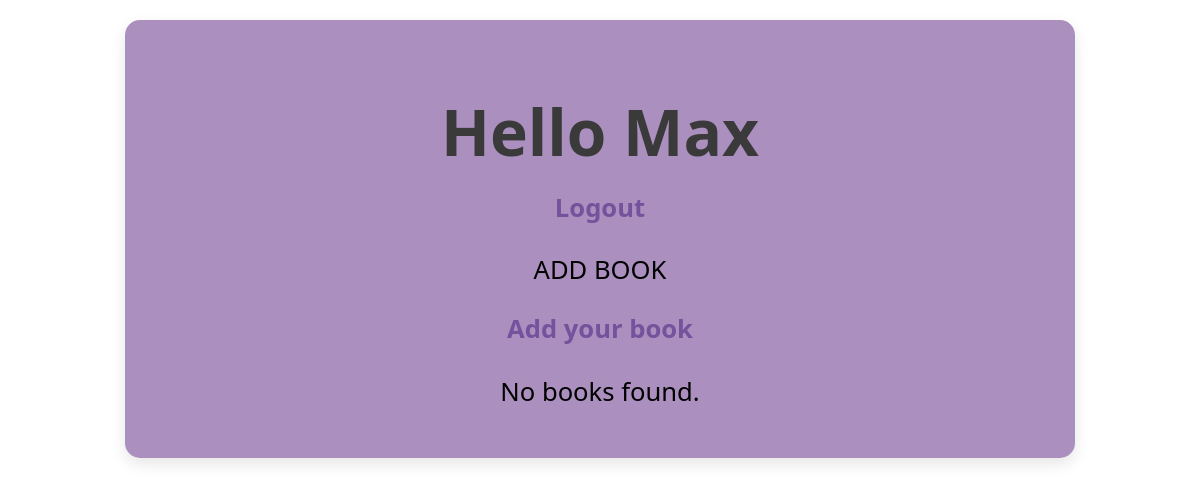
Page /books/ (signed in) on the earlier database version.
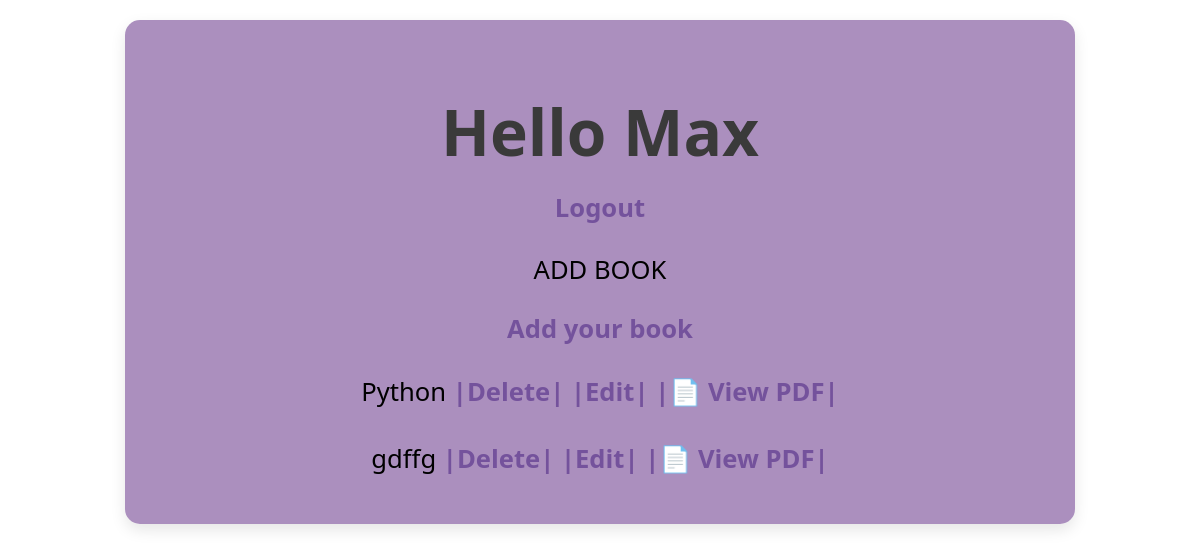
Same page on the later database version.
### user/models.py (models this page shows, shortened)
class Book(models.Model):
    user = models.ForeignKey(User, on_delete=models.CASCADE, null=True, blank=True)
    title = models.CharField(max_length=100)
    file = models.FileField(upload_to="documents/", null=True, blank=True)
    data = models.DateField(auto_now=True)
    class Meta:
        unique_together = ('user', 'title')

### user/views.py (the view)
# urls.py: path('books/',BookLists.as_view(),name = 'books'),
class BookLists(LoginRequiredMixin, ListView):
    template_name = "user/library.html"
    model = Book
    context_object_name = "books"
    def get_context_data(self, **kwargs):
        context = super().get_context_data(**kwargs)
        context['books'] = self.model.objects.filter(user=self.request.user)
        return context

### user/templates/user/library.html (shortened to what this page needs)
{% extends "user/layer.html" %}
{% load static %}
{% block style %}{% static "css/library.css" %}{% endblock style %}
{% block library %}
<div class="container">
{% if request.user.is_authenticated %}
<h1>Hello {{request.user}}</h1>
<a href = "{% url "logout" %}">Logout</a>
{% endif %}
<p>ADD BOOK</p>
<form method = "POST">
<a href = " {% url "add_book" %}">Add your book</a>
</form>
    {% for book in books %}
        <p>{{ book.title }} <a href="{% url 'delete' book.id %}">|Delete|</a>
            <a href="{% url 'update' book.id %}">|Edit|</a>
            <a href="{% if book.file %}{{ book.file.url }}{% else %}#{% endif %}" target="_blank">|📄 View PDF|</a>
        </p>
    {% empty %}
        <p>No books found.</p>
{% endfor %}
</div>
{% endblock library %}

### user/templates/user/layer.html (shortened to what this page needs)
<!DOCTYPE html>
<html lang="en">
    {% load static %}
<head>
    <link rel="stylesheet" href="{% block style %}{% endblock style %}">
</head>
<body>
{% block library %}{% endblock library %}
</body>
</html>

### user/static/css/library.css (style rules this page uses)
.container { margin: 20px auto; padding: 25px; max-width: 900px; background-color: rgba(116, 69, 147, 0.6); border-radius: 15px; box-shadow: 0 6px 15px rgba(0, 0, 0, 0.1); text-align: center; font-family: 'Segoe UI', Tahoma, Geneva, Verdana, sans-serif; font-size: 1.6em; }
h1 { font-size: 2.5em; color: #3a3a3a; margin-bottom: 15px; font-weight: 700; }
p { color: #000000; line-height: 1.6; margin-bottom: 20px; }
a { color: #74529C; text-decoration: none; font-weight: bold; transition: color 0.3s ease; }

Differences in the rows shown:
added Book: title "Python"
added Book: title "gdffg"
Other differences:
text no longer shown: "No books found."
